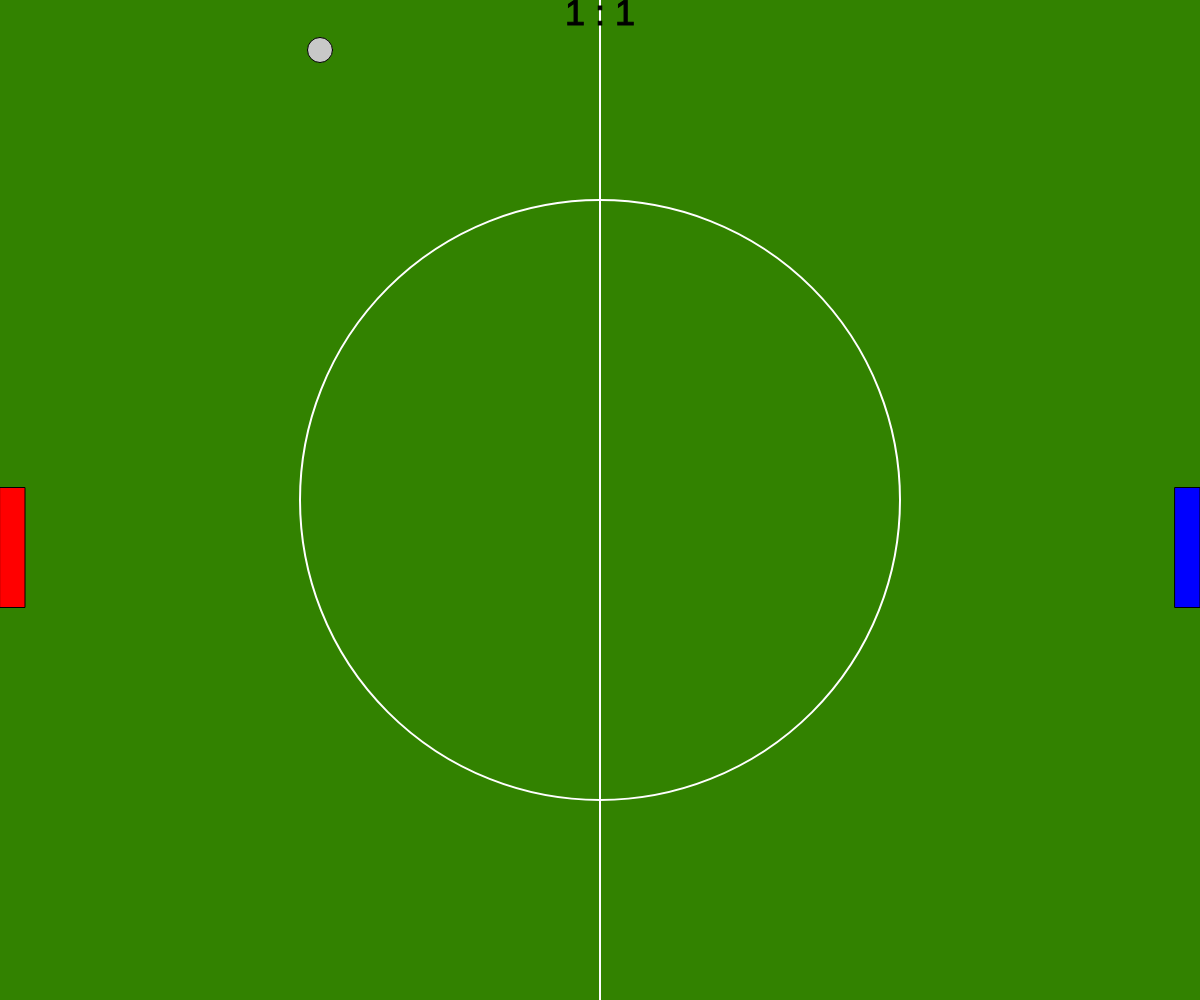
Frame 1 (no input)
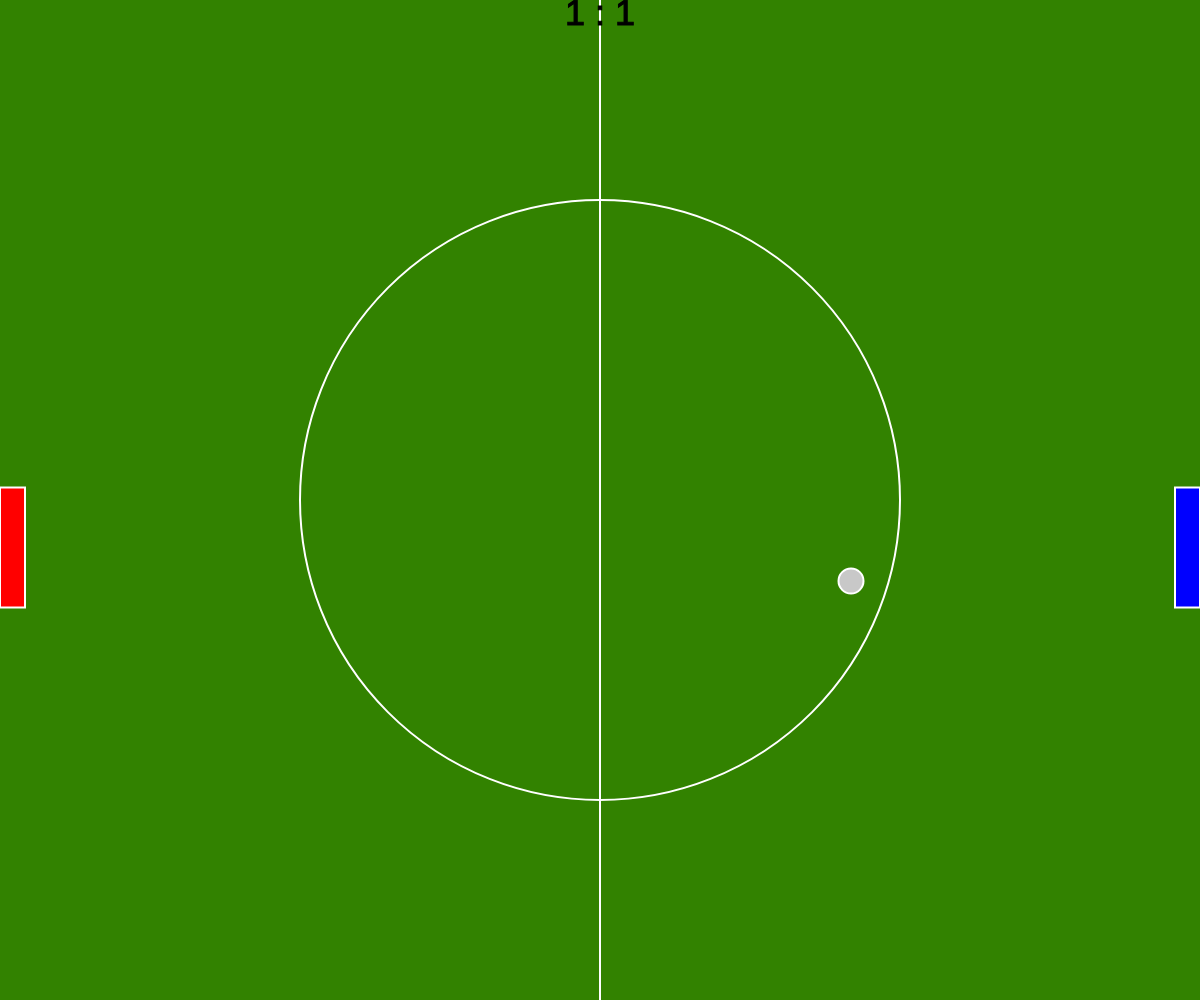
Frame 60 (no input)
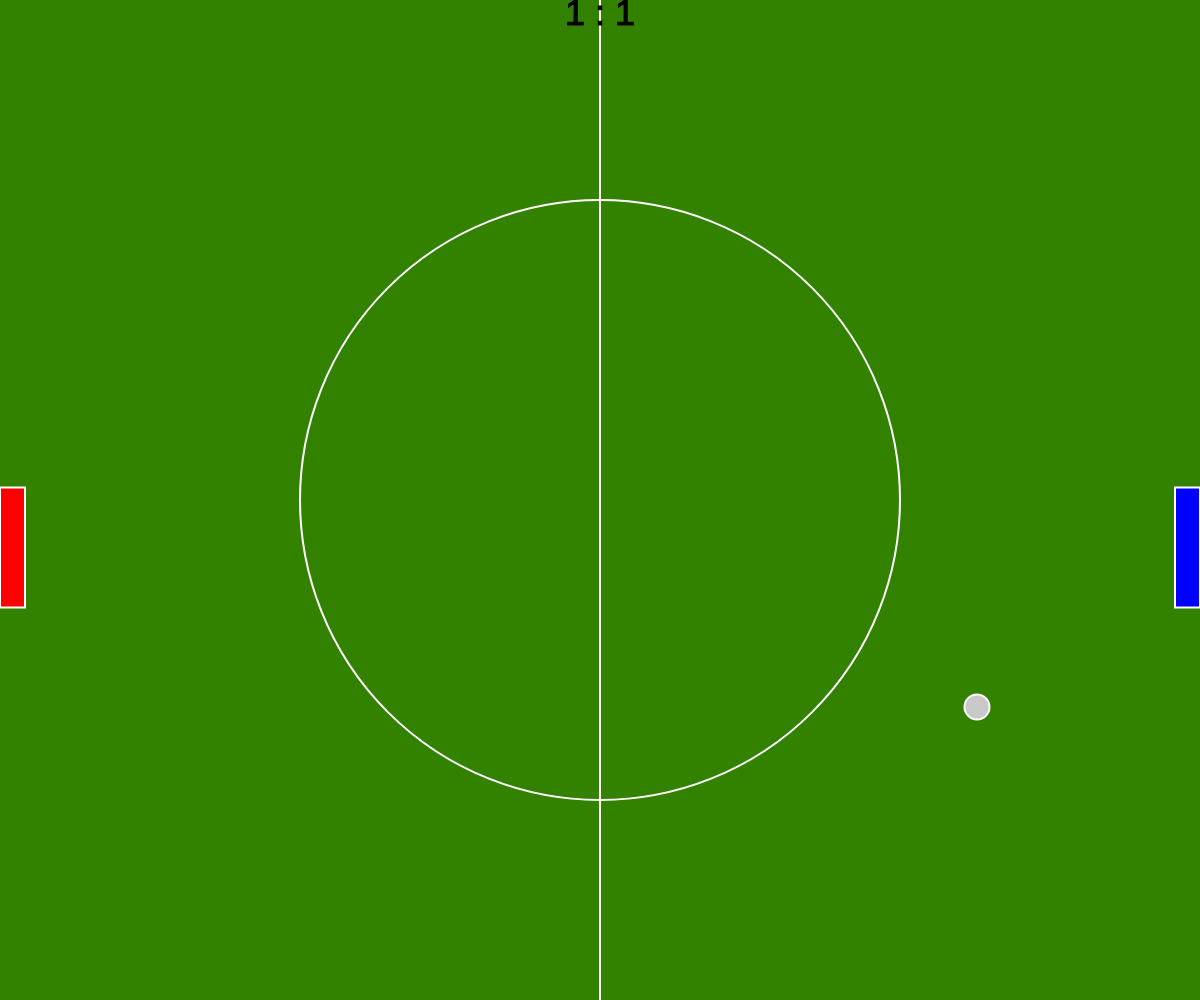
Frame 120 (the mouse pressed at the canvas centre since frame 60)

The p5.js sketch that drew these frames (run headless with seeded random() and noise() and a simulated clock; from frame 60 on, the mouse is pressed at the canvas centre):

// p5.js sketch
// ── sketch.js
//random sted ballen plaseres på (xball, yball posisjon)
//_________________________________________________________________
var xBall = Math.floor(Math.random() * 300) + 50;
var yBall = 50;
var diameter = 25;

var xBallspeed = 9;
var yBallspeed = 9;

//posisjonen på paddelen(rect.)
//_________________________________________________________________
var paddleWidth = 25;
var paddleHeight = 120;

var xPaddle = 0;
var yPaddle = 0;
var xPaddle2 = 0;
var yPaddle2 = 0;

//score
//_________________________________________________________________
var Score=1
var Score2=1


var started = false;

//canvasen, (skjerm størrelse om hvordan skjermen skal se ut.)
//_________________________________________________________________
function setup() {
  createCanvas(windowWidth, windowHeight);
}

//draw funksjonen, (alle tegne funksjonene blir tegnet gjennom draw.)
//_________________________________________________________________
function draw() {
  
  background(50, 130, 0);

  //fill (fyller inn farger)
  //_________________________________________________________________
  fill(200, 200, 200);

  //ball funksjon
  //_________________________________________________________________
  ellipse(xBall, yBall, diameter, diameter);

  xBall += xBallspeed;
  yBall += yBallspeed;

  if (xBall < diameter / 2) {
    xBallspeed *= -1;
    Score2=Score2+1
  }
  
    if ( xBall > windowWidth - 0.5 * diameter) {
    xBallspeed *= -1;
    Score=Score+1
  }
  
  if (yBall < diameter / 2 ||
    yBall > windowHeight - diameter) {
    yBallspeed *= -1;
  }
  
  //collisjon (ball treffer paddle)
  //_________________________________________________________________
  if ((xBall > xPaddle &&
      xBall < xPaddle + paddleWidth) &&
    (yBall + (diameter / 2) >= yPaddle)) {
    xBallspeed *= -1
    yBallspeed *= -1;
  }
    if ((xBall > xPaddle2 &&
      xBall < xPaddle2 + paddleWidth) &&
    (yBall + (diameter / 2) >= yPaddle2)) {
    xBallspeed *= -1
    yBallspeed *= -1;
    
  }
  
  
  //posisjon på paddle
  //_________________________________________________________________
  if (!started) {
    xPaddle = 0;
    yPaddle = windowHeight/2-paddleWidth/2;
    
    xPaddle2 = width-paddleWidth;
    yPaddle2 = windowHeight/2-paddleWidth/2;
    
    started = true;
  }
  
  //up_arrow, down_arrow, (87 = W, 83 = S)
  //_________________________________________________________________
  if (keyIsDown (UP_ARROW)) {
      yPaddle2 -= 10;
    } else if (keyIsDown (DOWN_ARROW)) {
      yPaddle2 += 10;
    }
  
  if (keyIsDown (87)) {
      yPaddle -= 10;
    } else if (keyIsDown (83)) {
      yPaddle += 10;
    }
  
  //paddle går ikke av sjermen
  //_________________________________________________________________
  if(yPaddle < 0){
    yPaddle = 0
  }
  if (yPaddle > height - paddleHeight){
    yPaddle = height - paddleHeight
  }
  if(yPaddle2 < 0){
    yPaddle2 = 0
  }
  if (yPaddle2 > height - paddleHeight){
    yPaddle2 = height - paddleHeight
  }
  
  //paddle farge og størrelse
  //_________________________________________________________________
  fill(255, 0, 0);
  rect(xPaddle, yPaddle, paddleWidth , paddleHeight);
  fill(0,0,255)
  rect(xPaddle2, yPaddle2, paddleWidth , paddleHeight);
  
  //line posisjon
  //_________________________________________________________________
  stroke(255)
  strokeWeight(2)
  line(width/2, 0, width/2, height);
  
  //circle posisjon
  //_________________________________________________________________
  fill(0,0,0,0)
  circle(width/2, height/2, width/2);
  //score
  //_________________________________________________________________
  push()
    textAlign(CENTER)
    fill(0)
    stroke(0)
    strokeWeight(1)
    textSize(36)
    text(Score + ' : ' + Score2, width/2, 25)
  pop()
  
  //score reset
  
  if (Score == 10 || Score2 == 10 ){
    Score = 0 
    Score2 = 0
  }
}
